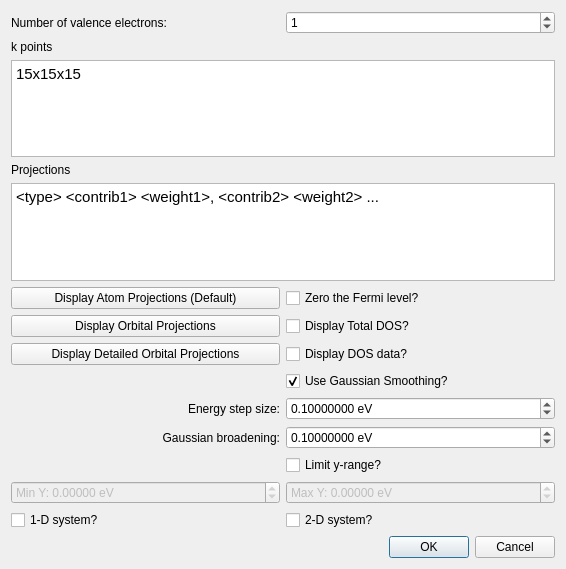
<?xml version="1.0" encoding="UTF-8"?>
<ui version="4.0">
 <class>Avogadro::YaehmopProjectedDOSDialog</class>
 <widget class="QDialog" name="Avogadro::YaehmopProjectedDOSDialog">
  <property name="geometry">
   <rect>
    <x>0</x>
    <y>0</y>
    <width>566</width>
    <height>569</height>
   </rect>
  </property>
  <property name="windowTitle">
   <string>Yaehmop Projected DOS</string>
  </property>
  <layout class="QGridLayout" name="gridLayout">
   <item row="10" column="1">
    <widget class="QCheckBox" name="cb_displayTotalDOS">
     <property name="text">
      <string>Display Total DOS?</string>
     </property>
    </widget>
   </item>
   <item row="6" column="0">
    <widget class="QLabel" name="label_5">
     <property name="text">
      <string>Projections</string>
     </property>
    </widget>
   </item>
   <item row="0" column="0">
    <widget class="QLabel" name="label">
     <property name="layoutDirection">
      <enum>Qt::LeftToRight</enum>
     </property>
     <property name="text">
      <string>Number of valence electrons:</string>
     </property>
     <property name="alignment">
      <set>Qt::AlignLeading|Qt::AlignLeft|Qt::AlignVCenter</set>
     </property>
    </widget>
   </item>
   <item row="3" column="0">
    <widget class="QLabel" name="label_2">
     <property name="text">
      <string>k points</string>
     </property>
    </widget>
   </item>
   <item row="14" column="0">
    <widget class="QLabel" name="label_3">
     <property name="text">
      <string>Energy step size:</string>
     </property>
     <property name="alignment">
      <set>Qt::AlignRight|Qt::AlignTrailing|Qt::AlignVCenter</set>
     </property>
    </widget>
   </item>
   <item row="0" column="1">
    <widget class="QSpinBox" name="spin_numValElectrons">
     <property name="toolTip">
      <string>&lt;html&gt;&lt;head/&gt;&lt;body&gt;&lt;p&gt;Enter the number of k-points that will be connecting the special k-points. More of these k-points will smooth out the graph, but the calculation may take longer.&lt;/p&gt;&lt;/body&gt;&lt;/html&gt;</string>
     </property>
     <property name="alignment">
      <set>Qt::AlignLeading|Qt::AlignLeft|Qt::AlignVCenter</set>
     </property>
     <property name="suffix">
      <string/>
     </property>
     <property name="minimum">
      <number>0</number>
     </property>
     <property name="maximum">
      <number>999999</number>
     </property>
     <property name="value">
      <number>1</number>
     </property>
    </widget>
   </item>
   <item row="5" column="0" colspan="2">
    <widget class="QTextEdit" name="edit_kpoints">
     <property name="toolTip">
      <string>&lt;html&gt;&lt;head/&gt;&lt;body&gt;&lt;p&gt;Enter the k-points for the calculation in a grid format as follows:&lt;/p&gt;&lt;p&gt;&amp;lt;l&amp;gt;x&amp;lt;m&amp;gt;x&amp;lt;n&amp;gt;&lt;/p&gt;&lt;p&gt;where l, m, and n are integers. For example, 5x5x5 would be a grid with 5 elements in every direction. You may also enter k-points in the following format:&lt;/p&gt;&lt;p&gt;&amp;lt;x&amp;gt; &amp;lt;y&amp;gt; &amp;lt;z&amp;gt; &amp;lt;weight&amp;gt;&lt;/p&gt;&lt;p&gt;where x, y, and z are the three dimensional coordinates of the k-point in reciprocal space, and the weight is the weight of the k-point. &lt;/p&gt;&lt;p&gt;More k-points will result in a more accurate calculation. However, your computer may shut down the process if it uses up too much memory.&lt;/p&gt;&lt;p&gt;Please note that the orientation of your cell may have an effect on the locations of these reciprocal space points.&lt;/p&gt;&lt;p&gt;Default: 15x15x15&lt;/p&gt;&lt;/body&gt;&lt;/html&gt;</string>
     </property>
     <property name="html">
      <string>&lt;!DOCTYPE HTML PUBLIC &quot;-//W3C//DTD HTML 4.0//EN&quot; &quot;http://www.w3.org/TR/REC-html40/strict.dtd&quot;&gt;
&lt;html&gt;&lt;head&gt;&lt;meta name=&quot;qrichtext&quot; content=&quot;1&quot; /&gt;&lt;style type=&quot;text/css&quot;&gt;
p, li { white-space: pre-wrap; }
&lt;/style&gt;&lt;/head&gt;&lt;body style=&quot; font-family:'Ubuntu'; font-size:11pt; font-weight:400; font-style:normal;&quot;&gt;
&lt;p style=&quot; margin-top:0px; margin-bottom:0px; margin-left:0px; margin-right:0px; -qt-block-indent:0; text-indent:0px;&quot;&gt;15x15x15&lt;/p&gt;&lt;/body&gt;&lt;/html&gt;</string>
     </property>
    </widget>
   </item>
   <item row="15" column="0">
    <widget class="QLabel" name="label_4">
     <property name="text">
      <string>Gaussian broadening:</string>
     </property>
     <property name="alignment">
      <set>Qt::AlignRight|Qt::AlignTrailing|Qt::AlignVCenter</set>
     </property>
    </widget>
   </item>
   <item row="12" column="1">
    <widget class="QCheckBox" name="cb_useSmoothing">
     <property name="toolTip">
      <string>&lt;html&gt;&lt;head/&gt;&lt;body&gt;&lt;p&gt;Whether or not to use Gaussian smoothing to smooth the data.&lt;/p&gt;&lt;p&gt;&lt;br/&gt;&lt;/p&gt;&lt;p&gt;Smoothing is typically performed for density of states data.&lt;/p&gt;&lt;p&gt;Default: on&lt;/p&gt;&lt;/body&gt;&lt;/html&gt;</string>
     </property>
     <property name="text">
      <string>Use Gaussian Smoothing?</string>
     </property>
     <property name="checked">
      <bool>true</bool>
     </property>
    </widget>
   </item>
   <item row="14" column="1">
    <widget class="QDoubleSpinBox" name="spin_energyStep">
     <property name="toolTip">
      <string>&lt;html&gt;&lt;head/&gt;&lt;body&gt;&lt;p&gt;The energy step size for Gaussian smoothing. &lt;/p&gt;&lt;p&gt;Default: 0.1&lt;/p&gt;&lt;/body&gt;&lt;/html&gt;</string>
     </property>
     <property name="layoutDirection">
      <enum>Qt::LeftToRight</enum>
     </property>
     <property name="alignment">
      <set>Qt::AlignLeading|Qt::AlignLeft|Qt::AlignVCenter</set>
     </property>
     <property name="prefix">
      <string/>
     </property>
     <property name="suffix">
      <string> eV</string>
     </property>
     <property name="decimals">
      <number>8</number>
     </property>
     <property name="maximum">
      <double>10000.000000000000000</double>
     </property>
     <property name="singleStep">
      <double>0.100000000000000</double>
     </property>
     <property name="value">
      <double>0.100000000000000</double>
     </property>
    </widget>
   </item>
   <item row="15" column="1">
    <widget class="QDoubleSpinBox" name="spin_broadening">
     <property name="toolTip">
      <string>&lt;html&gt;&lt;head/&gt;&lt;body&gt;&lt;p&gt;Gaussian broadening for Gaussian smoothing. The Gaussian broadening is the standard deviation.&lt;/p&gt;&lt;p&gt;Default: 0.1&lt;/p&gt;&lt;/body&gt;&lt;/html&gt;</string>
     </property>
     <property name="alignment">
      <set>Qt::AlignLeading|Qt::AlignLeft|Qt::AlignVCenter</set>
     </property>
     <property name="suffix">
      <string> eV</string>
     </property>
     <property name="decimals">
      <number>8</number>
     </property>
     <property name="maximum">
      <double>100000.000000000000000</double>
     </property>
     <property name="singleStep">
      <double>0.100000000000000</double>
     </property>
     <property name="value">
      <double>0.100000000000000</double>
     </property>
    </widget>
   </item>
   <item row="21" column="0" colspan="2">
    <widget class="QDialogButtonBox" name="buttonBox">
     <property name="orientation">
      <enum>Qt::Horizontal</enum>
     </property>
     <property name="standardButtons">
      <set>QDialogButtonBox::Cancel|QDialogButtonBox::Ok</set>
     </property>
    </widget>
   </item>
   <item row="19" column="1">
    <widget class="QDoubleSpinBox" name="spin_maxY">
     <property name="enabled">
      <bool>false</bool>
     </property>
     <property name="prefix">
      <string>Max Y: </string>
     </property>
     <property name="suffix">
      <string> eV</string>
     </property>
     <property name="decimals">
      <number>5</number>
     </property>
     <property name="minimum">
      <double>-10000.000000000000000</double>
     </property>
     <property name="maximum">
      <double>10000.000000000000000</double>
     </property>
    </widget>
   </item>
   <item row="11" column="1">
    <widget class="QCheckBox" name="cb_displayData">
     <property name="toolTip">
      <string>&lt;html&gt;&lt;head/&gt;&lt;body&gt;&lt;p&gt;Whether or not to display the density of states data in a&lt;/p&gt;&lt;p&gt;pop-up box after the calculation finishes.&lt;/p&gt;&lt;p&gt;&lt;br/&gt;&lt;/p&gt;&lt;p&gt;Data may be copied and pasted into a separate file.&lt;/p&gt;&lt;p&gt;Default: off&lt;/p&gt;&lt;/body&gt;&lt;/html&gt;</string>
     </property>
     <property name="text">
      <string>Display DOS data?</string>
     </property>
    </widget>
   </item>
   <item row="19" column="0">
    <widget class="QDoubleSpinBox" name="spin_minY">
     <property name="enabled">
      <bool>false</bool>
     </property>
     <property name="prefix">
      <string>Min Y: </string>
     </property>
     <property name="suffix">
      <string> eV</string>
     </property>
     <property name="decimals">
      <number>5</number>
     </property>
     <property name="minimum">
      <double>-10000.000000000000000</double>
     </property>
     <property name="maximum">
      <double>10000.000000000000000</double>
     </property>
    </widget>
   </item>
   <item row="9" column="1">
    <widget class="QCheckBox" name="cb_zeroFermi">
     <property name="toolTip">
      <string>&lt;html&gt;&lt;head/&gt;&lt;body&gt;&lt;p&gt;Subtracts the Fermi energy from all other energies so that the Fermi energy is set to be zero.&lt;/p&gt;&lt;p&gt;Default: off&lt;/p&gt;&lt;/body&gt;&lt;/html&gt;</string>
     </property>
     <property name="text">
      <string>Zero the Fermi level?</string>
     </property>
    </widget>
   </item>
   <item row="16" column="1">
    <widget class="QCheckBox" name="cb_limitY">
     <property name="toolTip">
      <string>&lt;html&gt;&lt;head/&gt;&lt;body&gt;&lt;p&gt;Limit the y-range?&lt;/p&gt;&lt;p&gt;&lt;br/&gt;&lt;/p&gt;&lt;p&gt;Default: off&lt;/p&gt;&lt;/body&gt;&lt;/html&gt;</string>
     </property>
     <property name="text">
      <string>Limit y-range?</string>
     </property>
    </widget>
   </item>
   <item row="7" column="0" colspan="2">
    <widget class="QTextEdit" name="edit_projections">
     <property name="toolTip">
      <string>&lt;html&gt;&lt;head/&gt;&lt;body&gt;&lt;p&gt;Projections should be entered as follows:&lt;/p&gt;&lt;p&gt;&lt;br/&gt;&lt;/p&gt;&lt;p&gt;# Projection name&lt;/p&gt;&lt;p&gt;&amp;lt;type&amp;gt; &amp;lt;contrib1&amp;gt; &amp;lt;weight1&amp;gt;, &amp;lt;contrib2&amp;gt; &amp;lt;weight2&amp;gt;, ...&lt;/p&gt;&lt;p&gt;&lt;br/&gt;&lt;/p&gt;&lt;p&gt;where &amp;lt;type&amp;gt; is Atom, Orbital, or FMO.&lt;/p&gt;&lt;p&gt;&lt;br/&gt;&lt;/p&gt;&lt;p&gt;By default, the projections generated here will be one for every different atom type. You may change it as you like. See the yaehmop manual for more details.&lt;/p&gt;&lt;p&gt;&lt;br/&gt;&lt;/p&gt;&lt;p&gt;If you wish to use more than one line for a single projection, add a '\' to the end.&lt;/p&gt;&lt;/body&gt;&lt;/html&gt;</string>
     </property>
     <property name="html">
      <string>&lt;!DOCTYPE HTML PUBLIC &quot;-//W3C//DTD HTML 4.0//EN&quot; &quot;http://www.w3.org/TR/REC-html40/strict.dtd&quot;&gt;
&lt;html&gt;&lt;head&gt;&lt;meta name=&quot;qrichtext&quot; content=&quot;1&quot; /&gt;&lt;style type=&quot;text/css&quot;&gt;
p, li { white-space: pre-wrap; }
&lt;/style&gt;&lt;/head&gt;&lt;body style=&quot; font-family:'Ubuntu'; font-size:11pt; font-weight:400; font-style:normal;&quot;&gt;
&lt;p style=&quot; margin-top:0px; margin-bottom:0px; margin-left:0px; margin-right:0px; -qt-block-indent:0; text-indent:0px;&quot;&gt;&amp;lt;type&amp;gt; &amp;lt;contrib1&amp;gt; &amp;lt;weight1&amp;gt;, &amp;lt;contrib2&amp;gt; &amp;lt;weight2&amp;gt; ...&lt;/p&gt;&lt;/body&gt;&lt;/html&gt;</string>
     </property>
    </widget>
   </item>
   <item row="20" column="0">
    <widget class="QCheckBox" name="cb_1DSystem">
     <property name="toolTip">
      <string>&lt;html&gt;&lt;head/&gt;&lt;body&gt;&lt;p&gt;If this box is checked, periodicity will only be along the A lattice vector.&lt;/p&gt;&lt;/body&gt;&lt;/html&gt;</string>
     </property>
     <property name="text">
      <string>1-D system?</string>
     </property>
    </widget>
   </item>
   <item row="20" column="1">
    <widget class="QCheckBox" name="cb_2DSystem">
     <property name="toolTip">
      <string>&lt;html&gt;&lt;head/&gt;&lt;body&gt;&lt;p&gt;If this box is checked, periodicity will only be along the A and B lattice vectors.&lt;/p&gt;&lt;/body&gt;&lt;/html&gt;</string>
     </property>
     <property name="text">
      <string>2-D system?</string>
     </property>
    </widget>
   </item>
   <item row="10" column="0">
    <widget class="QPushButton" name="push_displayOrbitalProj">
     <property name="text">
      <string>Display Orbital Projections</string>
     </property>
    </widget>
   </item>
   <item row="9" column="0">
    <widget class="QPushButton" name="push_displayAtomProj">
     <property name="text">
      <string>Display Atom Projections (Default)</string>
     </property>
    </widget>
   </item>
   <item row="11" column="0">
    <widget class="QPushButton" name="push_displayDetailedOrbitalProj">
     <property name="text">
      <string>Display Detailed Orbital Projections</string>
     </property>
    </widget>
   </item>
  </layout>
 </widget>
 <tabstops>
  <tabstop>spin_numValElectrons</tabstop>
  <tabstop>cb_zeroFermi</tabstop>
  <tabstop>cb_displayData</tabstop>
  <tabstop>cb_useSmoothing</tabstop>
  <tabstop>spin_energyStep</tabstop>
  <tabstop>spin_broadening</tabstop>
  <tabstop>cb_limitY</tabstop>
  <tabstop>spin_minY</tabstop>
  <tabstop>spin_maxY</tabstop>
  <tabstop>edit_kpoints</tabstop>
 </tabstops>
 <resources/>
 <connections>
  <connection>
   <sender>buttonBox</sender>
   <signal>accepted()</signal>
   <receiver>Avogadro::YaehmopProjectedDOSDialog</receiver>
   <slot>accept()</slot>
   <hints>
    <hint type="sourcelabel">
     <x>248</x>
     <y>254</y>
    </hint>
    <hint type="destinationlabel">
     <x>157</x>
     <y>274</y>
    </hint>
   </hints>
  </connection>
  <connection>
   <sender>buttonBox</sender>
   <signal>rejected()</signal>
   <receiver>Avogadro::YaehmopProjectedDOSDialog</receiver>
   <slot>reject()</slot>
   <hints>
    <hint type="sourcelabel">
     <x>316</x>
     <y>260</y>
    </hint>
    <hint type="destinationlabel">
     <x>286</x>
     <y>274</y>
    </hint>
   </hints>
  </connection>
  <connection>
   <sender>cb_useSmoothing</sender>
   <signal>toggled(bool)</signal>
   <receiver>spin_energyStep</receiver>
   <slot>setEnabled(bool)</slot>
   <hints>
    <hint type="sourcelabel">
     <x>421</x>
     <y>180</y>
    </hint>
    <hint type="destinationlabel">
     <x>421</x>
     <y>211</y>
    </hint>
   </hints>
  </connection>
  <connection>
   <sender>cb_useSmoothing</sender>
   <signal>toggled(bool)</signal>
   <receiver>spin_broadening</receiver>
   <slot>setEnabled(bool)</slot>
   <hints>
    <hint type="sourcelabel">
     <x>421</x>
     <y>180</y>
    </hint>
    <hint type="destinationlabel">
     <x>421</x>
     <y>244</y>
    </hint>
   </hints>
  </connection>
  <connection>
   <sender>cb_limitY</sender>
   <signal>toggled(bool)</signal>
   <receiver>spin_minY</receiver>
   <slot>setEnabled(bool)</slot>
   <hints>
    <hint type="sourcelabel">
     <x>421</x>
     <y>281</y>
    </hint>
    <hint type="destinationlabel">
     <x>421</x>
     <y>312</y>
    </hint>
   </hints>
  </connection>
  <connection>
   <sender>cb_limitY</sender>
   <signal>toggled(bool)</signal>
   <receiver>spin_maxY</receiver>
   <slot>setEnabled(bool)</slot>
   <hints>
    <hint type="sourcelabel">
     <x>421</x>
     <y>281</y>
    </hint>
    <hint type="destinationlabel">
     <x>421</x>
     <y>345</y>
    </hint>
   </hints>
  </connection>
  <connection>
   <sender>cb_1DSystem</sender>
   <signal>toggled(bool)</signal>
   <receiver>cb_2DSystem</receiver>
   <slot>setDisabled(bool)</slot>
   <hints>
    <hint type="sourcelabel">
     <x>144</x>
     <y>485</y>
    </hint>
    <hint type="destinationlabel">
     <x>421</x>
     <y>485</y>
    </hint>
   </hints>
  </connection>
  <connection>
   <sender>cb_2DSystem</sender>
   <signal>toggled(bool)</signal>
   <receiver>cb_1DSystem</receiver>
   <slot>setDisabled(bool)</slot>
   <hints>
    <hint type="sourcelabel">
     <x>421</x>
     <y>485</y>
    </hint>
    <hint type="destinationlabel">
     <x>144</x>
     <y>485</y>
    </hint>
   </hints>
  </connection>
 </connections>
</ui>
